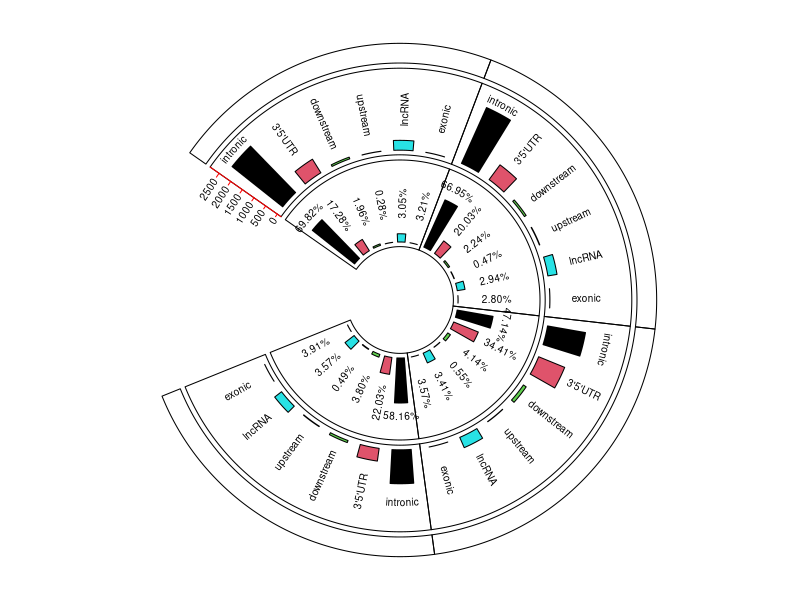

Here is the R script that generated this plot: (Note: this script raises an error after producing the figure.)
#############################
#############################
### MS GSE138614 ANALYSIS ###
#############################
#############################

##############################################################
### WM NAWM AL CA AFTER QC MICROGLIA AND SAMPLE FILTRATION ###
##############################################################

#install.packages("circlize")

library(circlize)

sectors = c("Control WM", "MS NAWM", "MS AL", "MS CA")
fsectors = factor(sectors, levels=c("Control WM", "MS NAWM", "MS AL", "MS CA"))

circos.par("clock.wise" = TRUE, start.degree = 145, gap.after = c("MS NAWM" = 0, "Control WM" = 0, "MS AL" = 0, "MS CA" = 57))

circos.initialize(fsectors, xlim = c(0, 6))

circos.track(fsectors, ylim = c(0, 10), track.height = mm_h(5))

### Type of Editing Sites
circos.track(ylim = c(0,17), track.height = mm_h(22))

circos.barplot(sector.index = "Control WM", value = c("intronic" = 2275/160, "3'5'UTR" = 563/160, "downstream" = 64/160, "upstream" = 6/160, "lncRNA" = 346/160, "exonic" = 4/160), 1:6 - 0.5, track.index = 2, col = 1:6)
circos.barplot(sector.index = "MS NAWM", value = c("intronic" = 2152/160, "3'5'UTR" = 644/160, "downstream" = 72/160, "upstream" = 16/160, "lncRNA" = 326/160, "exonic" = 4/160), 1:6 - 0.5, track.index = 2, col = 1:6)
circos.barplot(sector.index = "MS AL", value = c("intronic" = 1355/160, "3'5'UTR" = 989/160, "downstream" = 119/160, "upstream" = 10/160, "lncRNA" = 394/160, "exonic" = 3/160), 1:6 - 0.5, track.index = 2, col = 1:6)
circos.barplot(sector.index = "MS CA", value = c("intronic" = 1193/160, "3'5'UTR" = 452/160, "downstream" = 78/160, "upstream" = 16/160, "lncRNA" = 306/160, "exonic" = 3/160), 1:6 - 0.5, track.index = 2, col = 1:6)

circos.yaxis(side = "left", at = c(0, 500/160, 1000/160, 1500/160, 2000/160, 2500/160), labels = c("0","500", "1000", "1500","2000","2500"), sector.index = "Control WM", track.index = 2, col = "red", labels.cex = 0.6)

circos.text(x=0.5,y=16.5, sector.index = "Control WM", "intronic", facing = 'bending.inside', track.index = 2,cex = 0.6)
circos.text(x=0.5,y=15.5, sector.index = "MS NAWM", "intronic", facing = 'bending.inside', track.index = 2,cex = 0.6)
circos.text(x=0.5,y=13.5, sector.index = "MS AL", "intronic", facing = 'bending.inside', track.index = 2,cex = 0.6)
circos.text(x=0.5,y=11.5, sector.index = "MS CA", "intronic", facing = 'bending.inside', niceFacing = TRUE, track.index = 2,cex = 0.6)

circos.text(x=1.5,y=10.5, sector.index = "Control WM", "3'5'UTR", facing = 'clockwise', niceFacing = TRUE, track.index = 2,cex = 0.6)
circos.text(x=1.5,y=10.5, sector.index = "MS NAWM", "3'5'UTR", facing = 'clockwise', niceFacing = TRUE, track.index = 2,cex = 0.6)
circos.text(x=1.5,y=12, sector.index = "MS AL", "3'5'UTR", facing = 'clockwise', niceFacing = TRUE, track.index = 2,cex = 0.6)
circos.text(x=1.5,y=10, sector.index = "MS CA", "3'5'UTR", facing = 'clockwise', niceFacing = TRUE, track.index = 2,cex = 0.6)

circos.text(x=2.5,y=9.3, sector.index = "Control WM", "downstream", facing = 'clockwise', niceFacing = TRUE, track.index = 2,cex = 0.6)
circos.text(x=2.5,y=9.3, sector.index = "MS NAWM", "downstream", facing = 'clockwise', niceFacing = TRUE, track.index = 2,cex = 0.6)
circos.text(x=2.5,y=9.3, sector.index = "MS AL", "downstream", facing = 'clockwise', niceFacing = TRUE, track.index = 2,cex = 0.6)
circos.text(x=2.5,y=9.3, sector.index = "MS CA", "downstream", facing = 'clockwise', niceFacing = TRUE, track.index = 2,cex = 0.6)

circos.text(x=3.5,y=8.5, sector.index = "Control WM", "upstream", facing = 'clockwise', niceFacing = TRUE, track.index = 2,cex = 0.6)
circos.text(x=3.5,y=8.5, sector.index = "MS NAWM", "upstream", facing = 'clockwise', niceFacing = TRUE, track.index = 2,cex = 0.6)
circos.text(x=3.5,y=8.5, sector.index = "MS AL", "upstream", facing = 'clockwise', niceFacing = TRUE, track.index = 2,cex = 0.6)
circos.text(x=3.5,y=8.5, sector.index = "MS CA", "upstream", facing = 'clockwise', niceFacing = TRUE, track.index = 2,cex = 0.6)

circos.text(x=4.5,y=9, sector.index = "Control WM", "lncRNA", facing = 'clockwise', niceFacing = TRUE, track.index = 2,cex = 0.6)
circos.text(x=4.5,y=9, sector.index = "MS NAWM", "lncRNA", facing = 'clockwise', niceFacing = TRUE, track.index = 2,cex = 0.6)
circos.text(x=4.5,y=9, sector.index = "MS AL", "lncRNA", facing = 'clockwise', niceFacing = TRUE, track.index = 2,cex = 0.6)
circos.text(x=4.5,y=9, sector.index = "MS CA", "lncRNA", facing = 'clockwise', niceFacing = TRUE, track.index = 2,cex = 0.6)

circos.text(x=5.5,y=8, sector.index = "Control WM", "exonic", facing = 'clockwise', niceFacing = TRUE, track.index = 2,cex = 0.6)
circos.text(x=5.5,y=8, sector.index = "MS NAWM", "exonic", facing = 'clockwise', niceFacing = TRUE, track.index = 2,cex = 0.6)
circos.text(x=5.5,y=8, sector.index = "MS AL", "exonic", facing = 'clockwise', niceFacing = TRUE, track.index = 2,cex = 0.6)
circos.text(x=5.5,y=8, sector.index = "MS CA", "exonic", facing = 'clockwise', niceFacing = TRUE, track.index = 2,cex = 0.6)

### Frequency of Editing Sites
circos.track(ylim = c(0,10), track.height = mm_h(22))

circos.barplot(sector.index = "Control WM", value = c("intronic" = (2275/3258)*10, "3'5'UTR" = (563/3258)*10, "downstream" = (64/3258)*10, "upstream" = (6/3258)*10, "lncRNA" = (346/3258)*10, "exonic" = (4/3258)*10), 1:6 - 0.5, track.index = 3, col = 1:6)
circos.barplot(sector.index = "MS NAWM", value = c("intronic" = (2152/3214)*10, "3'5'UTR" = (644/3214)*10, "downstream" = (72/3214)*10, "upstream" = (16/3214)*10, "lncRNA" = (326/3214)*10, "exonic" = (4/3214)*10), 1:6 - 0.5, track.index = 3, col = 1:6)
circos.barplot(sector.index = "MS AL", value = c("intronic" = (1355/2874)*10, "3'5'UTR" = (989/2874)*10, "downstream" = (119/2874)*10, "upstream" = (10/2874)*10, "lncRNA" = (394/2874)*10, "exonic" = (3/2874)*10), 1:6 - 0.5, track.index = 3, col = 1:6)
circos.barplot(sector.index = "MS CA", value = c("intronic" = (1193/2051)*10, "3'5'UTR" = (452/2051)*10, "downstream" = (78/2051)*10, "upstream" = (16/2051)*10, "lncRNA" = (306/2051)*10, "exonic" = (3/2051)*10), 1:6 - 0.5, track.index = 3, col = 1:6)

circos.text(x=0.5,y=8.5, sector.index = "Control WM", "69.82%", facing = 'bending.inside', track.index = 3,cex = 0.6)
circos.text(x=0.5,y=8.5, sector.index = "MS NAWM", "66.95%", facing = 'bending.inside', track.index = 3,cex = 0.6)
circos.text(x=0.5,y=6.5, sector.index = "MS AL", "47.14%", facing = 'bending.inside', track.index = 3,cex = 0.6)
circos.text(x=0.5,y=7.5, sector.index = "MS CA", "58.16%", facing = 'bending.inside', niceFacing = TRUE, track.index = 3,cex = 0.6)

circos.text(x=1.5,y=6, sector.index = "Control WM", "17.28%", facing = 'clockwise', niceFacing = TRUE, track.index = 3,cex = 0.6)
circos.text(x=1.5,y=6, sector.index = "MS NAWM", "20.03%", facing = 'clockwise', niceFacing = TRUE, track.index = 3,cex = 0.6)
circos.text(x=1.5,y=7, sector.index = "MS AL", "34.41%", facing = 'clockwise', niceFacing = TRUE, track.index = 3,cex = 0.6)
circos.text(x=1.5,y=6, sector.index = "MS CA", "22.03%", facing = 'clockwise', niceFacing = TRUE, track.index = 3,cex = 0.6)

circos.text(x=2.5,y=5, sector.index = "Control WM", "1.96%", facing = 'clockwise', niceFacing = TRUE, track.index = 3,cex = 0.6)
circos.text(x=2.5,y=5, sector.index = "MS NAWM", "2.24%", facing = 'clockwise', niceFacing = TRUE, track.index = 3,cex = 0.6)
circos.text(x=2.5,y=5, sector.index = "MS AL", "4.14%", facing = 'clockwise', niceFacing = TRUE, track.index = 3,cex = 0.6)
circos.text(x=2.5,y=5, sector.index = "MS CA", "3.80%", facing = 'clockwise', niceFacing = TRUE, track.index = 3,cex = 0.6)

circos.text(x=3.5,y=5, sector.index = "Control WM", "0.28%", facing = 'clockwise', niceFacing = TRUE, track.index = 3,cex = 0.6)
circos.text(x=3.5,y=5, sector.index = "MS NAWM", "0.47%", facing = 'clockwise', niceFacing = TRUE, track.index = 3,cex = 0.6)
circos.text(x=3.5,y=5, sector.index = "MS AL", "0.55%", facing = 'clockwise', niceFacing = TRUE, track.index = 3,cex = 0.6)
circos.text(x=3.5,y=5, sector.index = "MS CA", "0.49%", facing = 'clockwise', niceFacing = TRUE, track.index = 3,cex = 0.6)

circos.text(x=4.5,y=5, sector.index = "Control WM", "3.05%", facing = 'clockwise', niceFacing = TRUE, track.index = 3,cex = 0.6)
circos.text(x=4.5,y=5, sector.index = "MS NAWM", "2.94%", facing = 'clockwise', niceFacing = TRUE, track.index = 3,cex = 0.6)
circos.text(x=4.5,y=5, sector.index = "MS AL", "3.41%", facing = 'clockwise', niceFacing = TRUE, track.index = 3,cex = 0.6)
circos.text(x=4.5,y=5, sector.index = "MS CA", "3.57%", facing = 'clockwise', niceFacing = TRUE, track.index = 3,cex = 0.6)

circos.text(x=5.5,y=5, sector.index = "Control WM", "3.21%", facing = 'clockwise', niceFacing = TRUE, track.index = 3,cex = 0.6)
circos.text(x=5.5,y=5, sector.index = "MS NAWM", "2.80%", facing = 'clockwise', niceFacing = TRUE, track.index = 3,cex = 0.6)
circos.text(x=5.5,y=5, sector.index = "MS AL", "3.57%", facing = 'clockwise', niceFacing = TRUE, track.index = 3,cex = 0.6)
circos.text(x=5.5,y=5, sector.index = "MS CA", "3.91%", facing = 'clockwise', niceFacing = TRUE, track.index = 3,cex = 0.6)

### Number of Editing Sites
circos.track(ylim = c(0,17), track.height = mm_h(18))

circos.barplot(sector.index = "Control WM", value = 3258/220 , 3, track.index = 4, col = 7, bar_width = 6)
circos.barplot(sector.index = "MS NAWM", value = 3214/220, 3, track.index = 4, col = 7, bar_width = 6)
circos.barplot(sector.index = "MS AL", value = 2874/220, 3, track.index = 4, col = 7, bar_width = 6)
circos.barplot(sector.index = "MS CA", value = 2051/220, 3, track.index = 4, col = 7, bar_width = 6)

circos.text(x=3,y=10, sector.index = "Control WM", "3258", facing = 'bending.inside', track.index = 4,cex = 0.7)
circos.text(x=3,y=10, sector.index = "MS NAWM", "3214", facing = 'bending.inside', track.index = 4,cex = 0.7)
circos.text(x=3,y=9, sector.index = "MS AL", "2874", facing = 'bending.inside', niceFacing = TRUE, track.index = 4,cex = 0.7)
circos.text(x=3,y=6, sector.index = "MS CA", "2051", facing = 'bending.inside', niceFacing = TRUE, track.index = 4,cex = 0.7)

### Add Header Sector Names
circos.text(x=3,y=5, sector.index = "Control WM", "Control WM", facing = 'bending.inside', track.index = 1)
circos.text(x=3,y=5, sector.index = "MS NAWM", "MS NAWM", facing = 'bending.inside', track.index = 1)
circos.text(x=3,y=5, sector.index = "MS AL", "MS AL", facing = 'bending.inside', track.index = 1)
circos.text(x=3,y=5, sector.index = "MS CA", "MS CA", facing = 'bending.inside', track.index = 1)


circos.clear()


#FOOTNOTE: 
#The distribution, percentage and number of A-to-I RNA editing events across MS sample types.







######################################
### EAE NAIVE PRECLINICAL CLINICAL ###
######################################

#install.packages("circlize")

library(circlize)

sectors = c("EAE NAIVE", "EAE PRECLINICAL", "EAE CLINICAL")
fsectors = factor(sectors, levels=c("EAE NAIVE", "EAE PRECLINICAL", "EAE CLINICAL"))

circos.par("clock.wise" = TRUE, start.degree = 150, gap.after = c("EAE NAIVE" = 0, "EAE PRECLINICAL" = 0, "EAE CLINICAL" = 70))

circos.initialize(fsectors, xlim = c(0, 6))


circos.track(fsectors, ylim = c(0, 10), track.height = mm_h(5))

### Type of Editing Sites
circos.track(ylim = c(0,17), track.height = mm_h(22))

circos.barplot(sector.index = "EAE NAIVE", value = c("intronic" = 408/30, "3'5'UTR" = 185/30, "downstream" = 32/30, "upstream" = 4/30, "intergenic" = 0/30, "exonic" = 146/30), 1:6 - 0.5, track.index = 2, col = 1:6)
circos.barplot(sector.index = "EAE PRECLINICAL", value = c("intronic" = 399/30, "3'5'UTR" = 180/30, "downstream" = 17/30, "upstream" = 3/30, "intergenic" = 105/30, "exonic" = 144/30), 1:6 - 0.5, track.index = 2, col = 1:6)
circos.barplot(sector.index = "EAE CLINICAL", value = c("intronic" = 177/30, "3'5'UTR" = 222/30, "downstream" = 19/30, "upstream" = 4/30, "intergenic" = 0/30, "exonic" = 124/30), 1:6 - 0.5, track.index = 2, col = 1:6)

circos.yaxis(side = "left", at = c(0, 100/30, 200/30, 300/30, 400/30, 500/30), labels = c("0","100", "200", "300","400","500"), sector.index = "EAE NAIVE", track.index = 2, col = "red", labels.cex = 0.6)

circos.text(x=0.5,y=16, sector.index = "EAE NAIVE", "intronic", facing = 'bending.inside', track.index = 2,cex = 0.6)
circos.text(x=0.5,y=16, sector.index = "EAE PRECLINICAL", "intronic", facing = 'bending.inside', track.index = 2,cex = 0.6)
circos.text(x=0.5,y=9.5, sector.index = "EAE CLINICAL", "intronic", facing = 'bending.inside', track.index = 2,cex = 0.6)

circos.text(x=1.5,y=12, sector.index = "EAE NAIVE", "3'5'UTR", facing = 'clockwise', niceFacing = TRUE, track.index = 2,cex = 0.6)
circos.text(x=1.5,y=12, sector.index = "EAE PRECLINICAL", "3'5'UTR", facing = 'clockwise', niceFacing = TRUE, track.index = 2,cex = 0.6)
circos.text(x=1.5,y=13, sector.index = "EAE CLINICAL", "3'5'UTR", facing = 'clockwise', niceFacing = TRUE, track.index = 2,cex = 0.6)

circos.text(x=2.5,y=9.3, sector.index = "EAE NAIVE", "downstream", facing = 'clockwise', niceFacing = TRUE, track.index = 2,cex = 0.6)
circos.text(x=2.5,y=9.3, sector.index = "EAE PRECLINICAL", "downstream", facing = 'clockwise', niceFacing = TRUE, track.index = 2,cex = 0.6)
circos.text(x=2.5,y=9.3, sector.index = "EAE CLINICAL", "downstream", facing = 'clockwise', niceFacing = TRUE, track.index = 2,cex = 0.6)

circos.text(x=3.5,y=8, sector.index = "EAE NAIVE", "upstream", facing = 'clockwise', niceFacing = TRUE, track.index = 2,cex = 0.6)
circos.text(x=3.5,y=8, sector.index = "EAE PRECLINICAL", "upstream", facing = 'clockwise', niceFacing = TRUE, track.index = 2,cex = 0.6)
circos.text(x=3.5,y=8, sector.index = "EAE CLINICAL", "upstream", facing = 'clockwise', niceFacing = TRUE, track.index = 2,cex = 0.6)

circos.text(x=4.5,y=9, sector.index = "EAE NAIVE", "intergenic", facing = 'clockwise', niceFacing = TRUE, track.index = 2,cex = 0.6)
circos.text(x=4.5,y=11, sector.index = "EAE PRECLINICAL", "intergenic", facing = 'clockwise', niceFacing = TRUE, track.index = 2,cex = 0.6)
circos.text(x=4.5,y=9, sector.index = "EAE CLINICAL", "intergenic", facing = 'clockwise', niceFacing = TRUE, track.index = 2,cex = 0.6)

circos.text(x=5.5,y=10, sector.index = "EAE NAIVE", "exonic", facing = 'clockwise', niceFacing = TRUE, track.index = 2,cex = 0.6)
circos.text(x=5.5,y=10, sector.index = "EAE PRECLINICAL", "exonic", facing = 'clockwise', niceFacing = TRUE, track.index = 2,cex = 0.6)
circos.text(x=5.5,y=10, sector.index = "EAE CLINICAL", "exonic", facing = 'clockwise', niceFacing = TRUE, track.index = 2,cex = 0.6)

### Frequency of Editing Sites
circos.track(ylim = c(0,10), track.height = mm_h(18))


circos.barplot(sector.index = "EAE NAIVE", value = c("intronic" = (408/775)*10, "3'5'UTR" = (185/775)*10, "downstream" = (32/775)*10, "upstream" = (4/775)*10, "intergenic" = (0/775)*10, "exonic" = (146/775)*10), 1:6 - 0.5, track.index = 3, col = 1:6)
circos.barplot(sector.index = "EAE PRECLINICAL", value = c("intronic" = (399/743)*10, "3'5'UTR" = (180/743)*10, "downstream" = (17/743)*10, "upstream" = (3/743)*10, "intergenic" = (105/743)*10, "exonic" = (144/743)*10), 1:6 - 0.5, track.index = 3, col = 1:6)
circos.barplot(sector.index = "EAE CLINICAL", value = c("intronic" = (177/546)*10, "3'5'UTR" = (222/546)*10, "downstream" = (19/546)*10, "upstream" = (4/546)*10, "intergenic" = (0/546)*10, "exonic" = (124/546)*10), 1:6 - 0.5, track.index = 3, col = 1:6)

circos.text(x=0.5,y=8, sector.index = "EAE NAIVE", "52.64%", facing = 'bending.inside', track.index = 3,cex = 0.6)
circos.text(x=0.5,y=8, sector.index = "EAE PRECLINICAL", "53.70%", facing = 'bending.inside', track.index = 3,cex = 0.6)
circos.text(x=0.5,y=6, sector.index = "EAE CLINICAL", "32.41%", facing = 'bending.inside', track.index = 3,cex = 0.6)

circos.text(x=1.5,y=6.5, sector.index = "EAE NAIVE", "23.87%", facing = 'clockwise', niceFacing = TRUE, track.index = 3,cex = 0.6)
circos.text(x=1.5,y=6.5, sector.index = "EAE PRECLINICAL", "24.22%", facing = 'clockwise', niceFacing = TRUE, track.index = 3,cex = 0.6)
circos.text(x=1.5,y=7.5, sector.index = "EAE CLINICAL", "40.65%", facing = 'clockwise', niceFacing = TRUE, track.index = 3,cex = 0.6)

circos.text(x=2.5,y=5, sector.index = "EAE NAIVE", "4.12%", facing = 'clockwise', niceFacing = TRUE, track.index = 3,cex = 0.6)
circos.text(x=2.5,y=5, sector.index = "EAE PRECLINICAL", "2.28%", facing = 'clockwise', niceFacing = TRUE, track.index = 3,cex = 0.6)
circos.text(x=2.5,y=5, sector.index = "EAE CLINICAL", "3.47%", facing = 'clockwise', niceFacing = TRUE, track.index = 3,cex = 0.6)

circos.text(x=3.5,y=5, sector.index = "EAE NAIVE", "0.51%", facing = 'clockwise', niceFacing = TRUE, track.index = 3,cex = 0.6)
circos.text(x=3.5,y=5, sector.index = "EAE PRECLINICAL", "0.40%", facing = 'clockwise', niceFacing = TRUE, track.index = 3,cex = 0.6)
circos.text(x=3.5,y=5, sector.index = "EAE CLINICAL", "0.73%", facing = 'clockwise', niceFacing = TRUE, track.index = 3,cex = 0.6)

circos.text(x=4.5,y=5, sector.index = "EAE NAIVE", "0.00%", facing = 'clockwise', niceFacing = TRUE, track.index = 3,cex = 0.6)
circos.text(x=4.5,y=6, sector.index = "EAE PRECLINICAL", "14.13%", facing = 'clockwise', niceFacing = TRUE, track.index = 3,cex = 0.6)
circos.text(x=4.5,y=5, sector.index = "EAE CLINICAL", "0.00%", facing = 'clockwise', niceFacing = TRUE, track.index = 3,cex = 0.6)

circos.text(x=5.5,y=6, sector.index = "EAE NAIVE", "18.83%", facing = 'clockwise', niceFacing = TRUE, track.index = 3,cex = 0.6)
circos.text(x=5.5,y=6, sector.index = "EAE PRECLINICAL", "19.38%", facing = 'clockwise', niceFacing = TRUE, track.index = 3,cex = 0.6)
circos.text(x=5.5,y=6, sector.index = "EAE CLINICAL", "22.71%", facing = 'clockwise', niceFacing = TRUE, track.index = 3,cex = 0.6)

### Number of Editing Sites
circos.track(ylim = c(0,17), track.height = mm_h(15))

circos.barplot(sector.index = "EAE NAIVE", value = 775/50, 3, track.index = 4, col = 7, bar_width = 6)
circos.barplot(sector.index = "EAE PRECLINICAL", value = 294/50 , 3, track.index = 4, col = 7, bar_width = 6)
circos.barplot(sector.index = "EAE CLINICAL", value = 177/50, 3, track.index = 4, col = 7, bar_width = 6)

circos.text(x=3,y=9, sector.index = "EAE NAIVE", "775", facing = 'bending.inside', niceFacing = TRUE, track.index = 4,cex = 0.8)
circos.text(x=3,y=12, sector.index = "EAE PRECLINICAL", "294", facing = 'bending.inside', track.index = 4,cex = 0.8)
circos.text(x=3,y=10, sector.index = "EAE CLINICAL", "177", facing = 'bending.inside', niceFacing = TRUE, track.index = 4,cex = 0.8)

### Add Header Sector Names
circos.text(x=3,y=5, sector.index = "EAE NAIVE", "EAE NAIVE", facing = 'bending.inside', track.index = 1)
circos.text(x=3,y=5, sector.index = "EAE PRECLINICAL", "EAE PRECLINICAL", facing = 'bending.inside', track.index = 1)
circos.text(x=3,y=5, sector.index = "EAE CLINICAL", "EAE CLINICAL", facing = 'bending.inside', track.index = 1)


circos.clear()


#FOOTNOTE: 
#The distribution, percentage and number of A-to-I RNA editing events across EAE sample types.










######################################################################################
###### MSvsEAE SITES FROM COMMON GENES AFTER QC MICROGLIA AND SAMPLE FILTRATION ######
######################################################################################

#install.packages("circlize")

library(circlize)

sectors = c("WMvsNAIVE", "NAWMvsPRECLINICAL", "ALvsCLINICAL", "CAvsCLINICAL")
fsectors = factor(sectors, levels = c("WMvsNAIVE","NAWMvsPRECLINICAL", "ALvsCLINICAL", "CAvsCLINICAL"))

circos.par("clock.wise" = TRUE, start.degree = 145, gap.after = c("NAWMvsPRECLINICAL" = 0, "WMvsNAIVE" = 0, "ALvsCLINICAL" = 0, "CAvsCLINICAL" = 57))

circos.initialize(fsectors, xlim = c(0, 6))


circos.track(fsectors, ylim = c(0, 10), track.height = mm_h(5))

### Type of Editing Sites
circos.track(ylim = c(0,14), track.height = mm_h(22))

circos.barplot(sector.index = "WMvsNAIVE", value = c("intronic" = 259/25, "3'5'UTR" = 48/25, "downstream" = 0/25, "upstream" = 3/25, "lncRNA" = 1/25, "exonic" = 0/25), 1:6 - 0.5, track.index = 2, col = 1:6)
circos.barplot(sector.index = "NAWMvsPRECLINICAL", value = c("intronic" = 169/25, "3'5'UTR" = 62/25, "downstream" = 0/25, "upstream" = 0/25, "lncRNA" = 7/25, "exonic" = 0/25), 1:6 - 0.5, track.index = 2, col = 1:6)
circos.barplot(sector.index = "ALvsCLINICAL", value = c("intronic" = 32/25, "3'5'UTR" = 54/25, "downstream" = 1/25, "upstream" = 0/25, "lncRNA" = 0/25, "exonic" = 0/25), 1:6 - 0.5, track.index = 2, col = 1:6)
circos.barplot(sector.index = "CAvsCLINICAL", value = c("intronic" = 34/25, "3'5'UTR" = 31/25, "downstream" = 0/25, "upstream" = 0/25, "lncRNA" = 0/25, "exonic" = 0/25), 1:6 - 0.5, track.index = 2, col = 1:6)

circos.yaxis(side = "left", at = c(0, 100/25, 150/25, 200/25, 250/25, 300/25), labels = c("0","100", "150", "200","250","300"), sector.index = "WMvsNAIVE", track.index = 2, col = "red", labels.cex = 0.6)

circos.text(x=0.5,y=13, sector.index = "WMvsNAIVE", "intronic", facing = 'bending.inside', track.index = 2,cex = 0.7)
circos.text(x=0.5,y=10, sector.index = "NAWMvsPRECLINICAL", "intronic", facing = 'bending.inside', track.index = 2,cex = 0.7)
circos.text(x=0.5,y=7, sector.index = "ALvsCLINICAL", "intronic", facing = 'clockwise', niceFacing = FALSE, track.index = 2,cex = 0.7)
circos.text(x=0.5,y=7, sector.index = "CAvsCLINICAL", "intronic", facing = 'clockwise', niceFacing = TRUE, track.index = 2,cex = 0.7)

circos.text(x=1.5,y=8, sector.index = "WMvsNAIVE", "3'5'UTR", facing = 'clockwise', niceFacing = TRUE, track.index = 2,cex = 0.7)
circos.text(x=1.5,y=8, sector.index = "NAWMvsPRECLINICAL", "3'5'UTR", facing = 'clockwise', niceFacing = TRUE, track.index = 2,cex = 0.7)
circos.text(x=1.5,y=8, sector.index = "ALvsCLINICAL", "3'5'UTR", facing = 'clockwise', niceFacing = TRUE, track.index = 2,cex = 0.7)
circos.text(x=1.5,y=8, sector.index = "CAvsCLINICAL", "3'5'UTR", facing = 'clockwise', niceFacing = TRUE, track.index = 2,cex = 0.7)

circos.text(x=2.5,y=7.8, sector.index = "WMvsNAIVE", "downstream", facing = 'clockwise', niceFacing = TRUE, track.index = 2,cex = 0.7)
circos.text(x=2.5,y=7.8, sector.index = "NAWMvsPRECLINICAL", "downstream", facing = 'clockwise', niceFacing = TRUE, track.index = 2,cex = 0.7)
circos.text(x=2.5,y=7.8, sector.index = "ALvsCLINICAL", "downstream", facing = 'clockwise', niceFacing = TRUE, track.index = 2,cex = 0.7)
circos.text(x=2.5,y=7.8, sector.index = "CAvsCLINICAL", "downstream", facing = 'clockwise', niceFacing = TRUE, track.index = 2,cex = 0.7)

circos.text(x=3.5,y=8, sector.index = "WMvsNAIVE", "upstream", facing = 'clockwise', niceFacing = TRUE, track.index = 2,cex = 0.7)
circos.text(x=3.5,y=8, sector.index = "NAWMvsPRECLINICAL", "upstream", facing = 'clockwise', niceFacing = TRUE, track.index = 2,cex = 0.7)
circos.text(x=3.5,y=8, sector.index = "ALvsCLINICAL", "upstream", facing = 'clockwise', niceFacing = TRUE, track.index = 2,cex = 0.7)
circos.text(x=3.5,y=8, sector.index = "CAvsCLINICAL", "upstream", facing = 'clockwise', niceFacing = TRUE, track.index = 2,cex = 0.7)

circos.text(x=4.5,y=8, sector.index = "WMvsNAIVE", "lncRNA", facing = 'clockwise', niceFacing = TRUE, track.index = 2,cex = 0.7)
circos.text(x=4.5,y=8, sector.index = "NAWMvsPRECLINICAL", "lncRNA", facing = 'clockwise', niceFacing = TRUE, track.index = 2,cex = 0.7)
circos.text(x=4.5,y=8, sector.index = "ALvsCLINICAL", "lncRNA", facing = 'clockwise', niceFacing = TRUE, track.index = 2,cex = 0.7)
circos.text(x=4.5,y=8, sector.index = "CAvsCLINICAL", "lncRNA", facing = 'clockwise', niceFacing = TRUE, track.index = 2,cex = 0.7)

circos.text(x=5.5,y=8, sector.index = "WMvsNAIVE", "exonic", facing = 'clockwise', niceFacing = TRUE, track.index = 2,cex = 0.7)
circos.text(x=5.5,y=8, sector.index = "NAWMvsPRECLINICAL", "exonic", facing = 'clockwise', niceFacing = TRUE, track.index = 2,cex = 0.7)
circos.text(x=5.5,y=8, sector.index = "ALvsCLINICAL", "exonic", facing = 'clockwise', niceFacing = TRUE, track.index = 2,cex = 0.7)
circos.text(x=5.5,y=8, sector.index = "CAvsCLINICAL", "exonic", facing = 'clockwise', niceFacing = TRUE, track.index = 2,cex = 0.7)

### Frequency of Editing Sites
circos.track(ylim = c(0,11), track.height = mm_h(22))

circos.barplot(sector.index = "WMvsNAIVE", value = c("intronic" = (259/311)*10, "3'5'UTR" = (48/311)*10, "downstream" = (0/311)*10, "upstream" = (3/311)*10, "lncRNA" = (1/311)*10, "exonic" = (0/311)*10), 1:6 - 0.5, track.index = 3, col = 1:6)
circos.barplot(sector.index = "NAWMvsPRECLINICAL", value = c("intronic" = (169/238)*10, "3'5'UTR" = (62/238)*10, "downstream" = (0/238)*10, "upstream" = (0/238)*10, "lncRNA" = (7/238)*10, "exonic" = (0/238)*10), 1:6 - 0.5, track.index = 3, col = 1:6)
circos.barplot(sector.index = "ALvsCLINICAL", value = c("intronic" = (32/87)*10, "3'5'UTR" = (54/87)*10, "downstream" = (1/87)*10, "upstream" = (0/87)*10, "lncRNA" = (0/87)*10, "exonic" = (0/87)*10), 1:6 - 0.5, track.index = 3, col = 1:6)
circos.barplot(sector.index = "CAvsCLINICAL", value = c("intronic" = (34/65)*10, "3'5'UTR" = (31/65)*10, "downstream" = (0/65)*10, "upstream" = (0/65)*10, "lncRNA" = (0/65)*10, "exonic" = (0/65)*10), 1:6 - 0.5, track.index = 3, col = 1:6)

circos.text(x=0.5,y=10, sector.index = "WMvsNAIVE", "83.27%", facing = 'bending.inside', niceFacing = TRUE, track.index = 3,cex = 0.7)
circos.text(x=0.5,y=9, sector.index = "NAWMvsPRECLINICAL", "71.00%", facing = 'bending.inside', track.index = 3,cex = 0.7)
circos.text(x=0.5,y=8, sector.index = "ALvsCLINICAL", "36.78%", facing = 'clockwise', track.index = 3,cex = 0.7)
circos.text(x=0.5,y=8.5, sector.index = "CAvsCLINICAL", "52.30%", facing = 'clockwise', niceFacing = TRUE, track.index = 3,cex = 0.7)

circos.text(x=1.5,y=7, sector.index = "WMvsNAIVE", "15.43%", facing = 'clockwise', niceFacing = TRUE, track.index = 3,cex = 0.7)
circos.text(x=1.5,y=7, sector.index = "NAWMvsPRECLINICAL", "26.05%", facing = 'clockwise', niceFacing = TRUE, track.index = 3,cex = 0.7)
circos.text(x=1.5,y=9, sector.index = "ALvsCLINICAL", "62.06%", facing = 'bending.inside', niceFacing = TRUE, track.index = 3,cex = 0.7)
circos.text(x=1.5,y=8.2, sector.index = "CAvsCLINICAL", "47.69%", facing = 'clockwise', niceFacing = TRUE, track.index = 3,cex = 0.7)

circos.text(x=2.5,y=6, sector.index = "WMvsNAIVE", "0%", facing = 'clockwise', niceFacing = TRUE, track.index = 3,cex = 0.7)
circos.text(x=2.5,y=6, sector.index = "NAWMvsPRECLINICAL", "0%", facing = 'clockwise', niceFacing = TRUE, track.index = 3,cex = 0.7)
circos.text(x=2.5,y=6, sector.index = "ALvsCLINICAL", "1.14%", facing = 'clockwise', niceFacing = TRUE, track.index = 3,cex = 0.7)
circos.text(x=2.5,y=6, sector.index = "CAvsCLINICAL", "0%", facing = 'clockwise', niceFacing = TRUE, track.index = 3,cex = 0.7)

circos.text(x=3.5,y=6, sector.index = "WMvsNAIVE", "0.96%", facing = 'clockwise', niceFacing = TRUE, track.index = 3,cex = 0.7)
circos.text(x=3.5,y=6, sector.index = "NAWMvsPRECLINICAL", "0%", facing = 'clockwise', niceFacing = TRUE, track.index = 3,cex = 0.7)
circos.text(x=3.5,y=6, sector.index = "ALvsCLINICAL", "0%", facing = 'clockwise', niceFacing = TRUE, track.index = 3,cex = 0.7)
circos.text(x=3.5,y=6, sector.index = "CAvsCLINICAL", "0%", facing = 'clockwise', niceFacing = TRUE, track.index = 3,cex = 0.7)

circos.text(x=4.5,y=6, sector.index = "WMvsNAIVE", "0.32%", facing = 'clockwise', niceFacing = TRUE, track.index = 3,cex = 0.7)
circos.text(x=4.5,y=6, sector.index = "NAWMvsPRECLINICAL", "2.94%", facing = 'clockwise', niceFacing = TRUE, track.index = 3,cex = 0.7)
circos.text(x=4.5,y=6, sector.index = "ALvsCLINICAL", "0%", facing = 'clockwise', niceFacing = TRUE, track.index = 3,cex = 0.7)
circos.text(x=4.5,y=6, sector.index = "CAvsCLINICAL", "0%", facing = 'clockwise', niceFacing = TRUE, track.index = 3,cex = 0.7)

circos.text(x=5.5,y=6, sector.index = "WMvsNAIVE", "0%", facing = 'clockwise', niceFacing = TRUE, track.index = 3,cex = 0.7)
circos.text(x=5.5,y=6, sector.index = "NAWMvsPRECLINICAL", "0%", facing = 'clockwise', niceFacing = TRUE, track.index = 3,cex = 0.7)
circos.text(x=5.5,y=6, sector.index = "ALvsCLINICAL", "0%", facing = 'clockwise', niceFacing = TRUE, track.index = 3,cex = 0.7)
circos.text(x=5.5,y=6, sector.index = "CAvsCLINICAL", "0%", facing = 'clockwise', niceFacing = TRUE, track.index = 3,cex = 0.7)

### Number of Editing Sites
circos.track(ylim = c(0,14), track.height = mm_h(18))

circos.barplot(sector.index = "WMvsNAIVE", value = 311/25 , 3, track.index = 4, col = 7, bar_width = 6)
circos.barplot(sector.index = "NAWMvsPRECLINICAL", value = 238/25, 3, track.index = 4, col = 7, bar_width = 6)
circos.barplot(sector.index = "ALvsCLINICAL", value = 87/25, 3, track.index = 4, col = 7, bar_width = 6)
circos.barplot(sector.index = "CAvsCLINICAL", value = 65/25, 3, track.index = 4, col = 7, bar_width = 6)

circos.text(x=3,y=7, sector.index = "WMvsNAIVE", "311", facing = 'bending.inside', niceFacing = TRUE, track.index = 4,cex = 0.8)
circos.text(x=3,y=5, sector.index = "NAWMvsPRECLINICAL", "238", facing = 'bending.inside', niceFacing = TRUE, track.index = 4,cex = 0.8)
circos.text(x=3,y=9, sector.index = "ALvsCLINICAL", "87", facing = 'bending.inside', niceFacing = TRUE, track.index = 4,cex = 0.8)
circos.text(x=3,y=8, sector.index = "CAvsCLINICAL", "65", facing = 'bending.inside', niceFacing = TRUE, track.index = 4,cex = 0.8)

### Add Header Sector Names
circos.text(x=3,y=28, sector.index = "WMvsNAIVE", "WMvsNAIVE Common Targets", facing = 'bending.inside', adj = c(0.5, 2.6), track.index = 1)
circos.text(x=3,y=28, sector.index = "NAWMvsPRECLINICAL", "NAWMvsPRECLINICAL Common Targets", facing = 'bending.inside', adj = c(0.5, 2.6), track.index = 1)
circos.text(x=3,y=28, sector.index = "ALvsCLINICAL", "ALvsCLINICAL Common Targets", facing = 'bending.inside', adj = c(0.5, 2.6), track.index = 1)
circos.text(x=3,y=28, sector.index = "CAvsCLINICAL", "CAvsCLINICAL Common Targets", facing = 'bending.inside', adj = c(0.5, 2.6), track.index = 1)



circos.clear()


#FOOTNOTE: 
#The distribution, percentage and number of common A-to-I RNA editing events across EAE and MS sample types.
